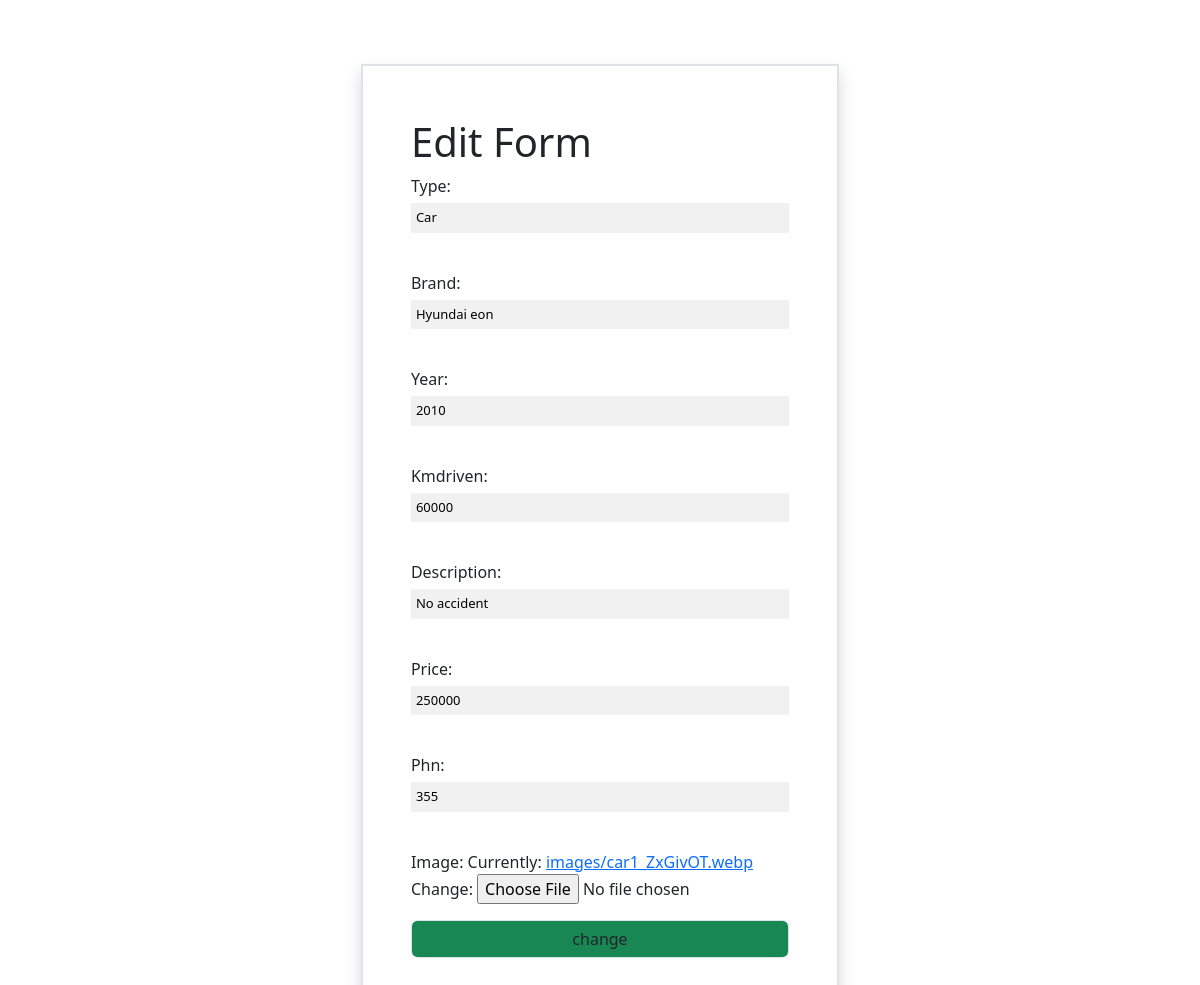
The page /autos/7/change/ (signed in) on the database its author committed.
### vehicles/models.py (models this page shows, shortened)
class Autos(models.Model):
    type=models.CharField(max_length=200)
    brand=models.CharField(max_length=200)
    year=models.CharField(max_length=200)
    kmdriven=models.CharField(max_length=200)
    description=models.CharField(max_length=300)
    price=models.CharField(max_length=300,null=True)
    phn=models.CharField(max_length=200,null=True)
    image=models.ImageField(upload_to="images",null=True)
    user=user=models.ForeignKey(User,on_delete=models.CASCADE,null=True)

### vehicles/views.py (the view, shortened to what this page needs)
# urls.py: path("autos/<int:pk>/change/",AutoUpdateView.as_view(),name="change-autos"),
@method_decorator(signin_required,name="dispatch")
class AutoUpdateView(UpdateView):
    template_name="vehicles/auto_edit.html"
    form_class=AutoChangeForm
    model=Autos
    success_url=reverse_lazy("auto-list")

### vehicles/forms.py
class AutoChangeForm(forms.ModelForm):
    class Meta:
        model=Autos
        exclude=("user",)

### vehicles/views.py (called while the page is built)
def signin_required(fn):
    def wrapper(request,*args,**kwargs):
        if not  request.user.is_authenticated:
            messages.error(request,"invalid session!!")
            return redirect("signin")
        else:
             return fn(request,*args,**kwargs)
    return wrapper

### vehicles/templates/vehicles/auto_edit.html (shortened to what this page needs)
<!DOCTYPE html>
<html lang="en">
<head>
    <link href="https://cdn.jsdelivr.net/npm/bootstrap@5.3.2/dist/css/bootstrap.min.css" rel="stylesheet">
</head>
<body style="height:100vh;">
<div class="container d-flex align-items-center justify-content-center mt-5">
    <form action="" method="post" enctype="multipart/form-data" class="border border-2 shadow p-5 mt-0 ">
         <h1 class="mt-1"> Edit Form</h1>
        {{form.as_p}}
        <input type="submit" value="change" class="form-control bg-success ">
    </form>
</div>
</body>
</html>

### vehicles/templates/vehicles/auto_edit.html (style rules this page uses)
input[type=text] { width: 100%; padding: 5px; margin: 5px 0 22px 0; display: inline-block; border: none; background: #f1f1f1; font-size: small; }
.container { padding: 16px; width:700px; }

### rows shown on the page
Autos: type "Car", brand "Hyundai eon", year "2010", kmdriven "60000", description "No accident", price "250000", phn "355"
